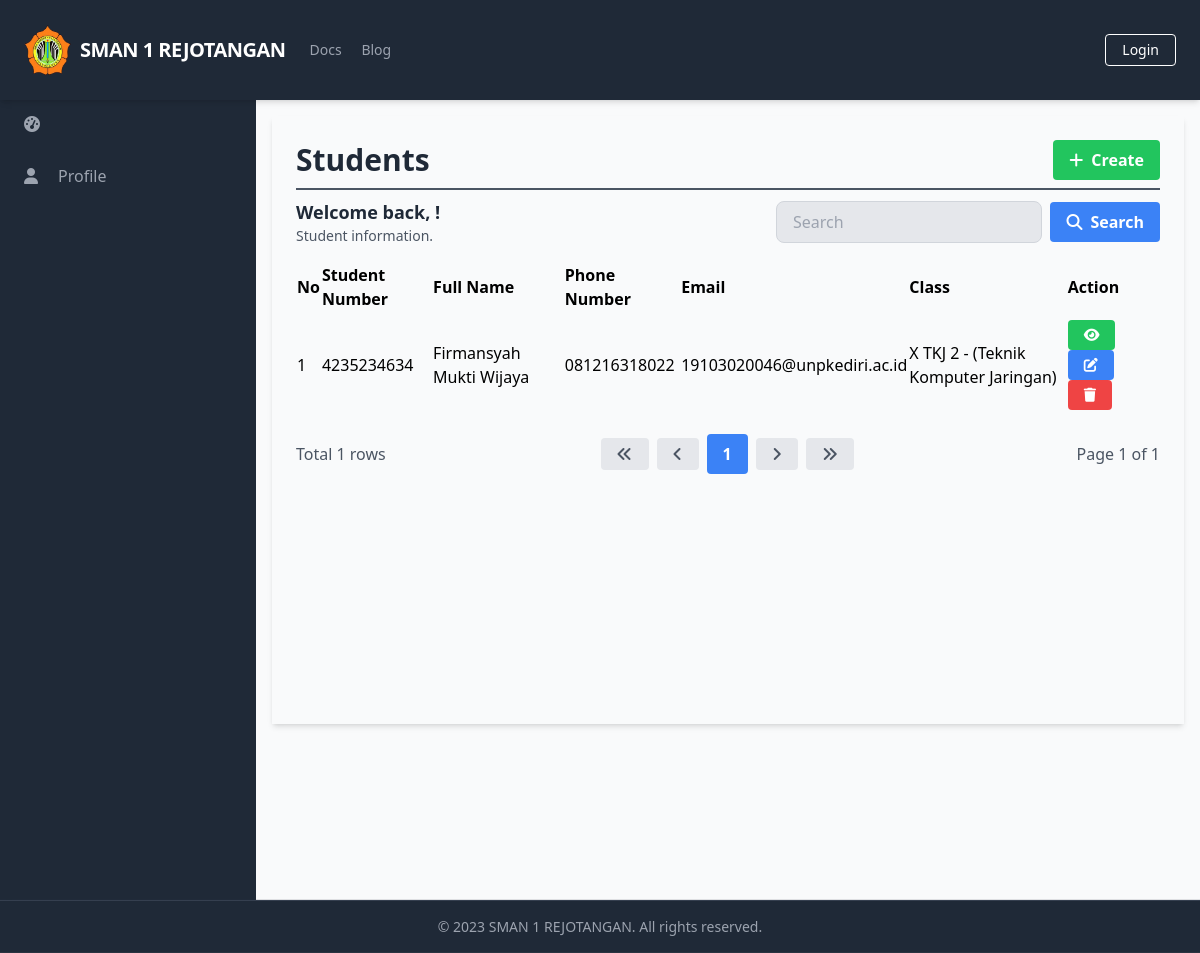
Before: /manage_students/manage_students_list.php with the older database file.
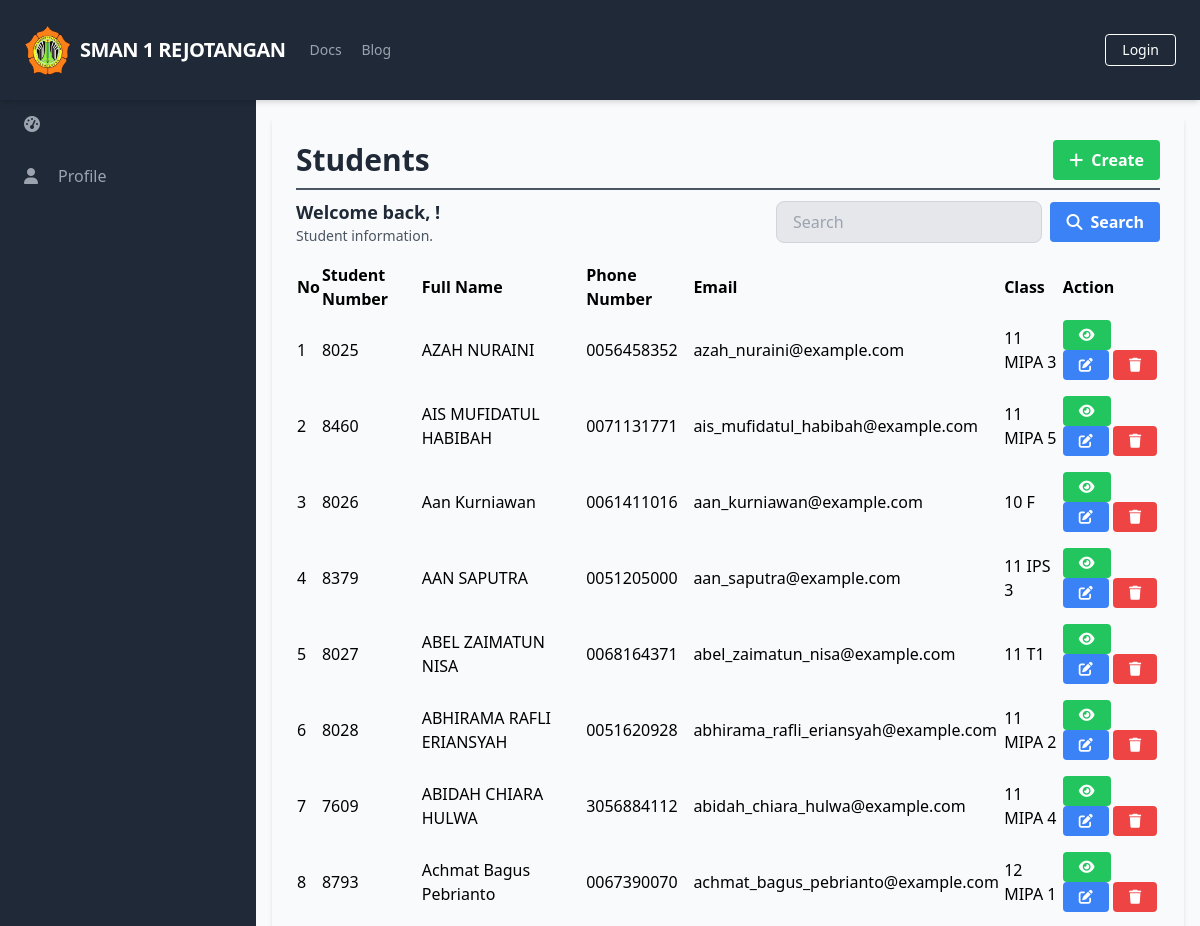
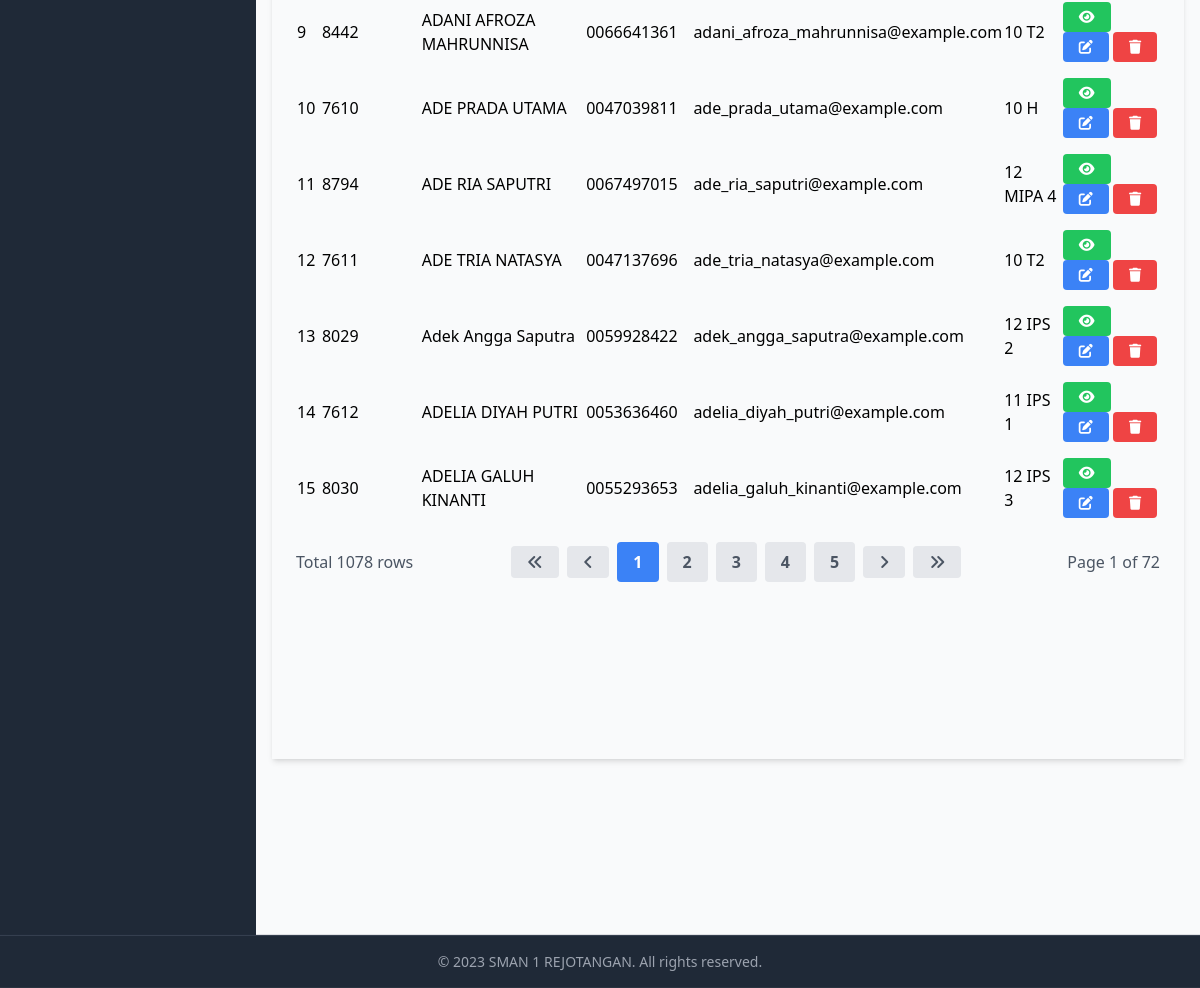
After: the same page with the newer database file (2 pictures, top to bottom).
### tables this page shows
CREATE TABLE `Students` (
  `StudentID` int(11) NOT NULL,
  `StudentNumber` varchar(20) DEFAULT NULL,
  `Religion` varchar(20) DEFAULT NULL,
  `ParentGuardianFullName` varchar(100) DEFAULT NULL,
  `ParentGuardianAddress` varchar(256) DEFAULT NULL,
  `ParentGuardianPhoneNumber` varchar(20) DEFAULT NULL,
  `ParentGuardianEmail` varchar(100) DEFAULT NULL,
  `ClassID` int(11) DEFAULT NULL,
  `UserID` int(11) DEFAULT NULL
);

CREATE TABLE `Users` (
  `UserID` int(11) NOT NULL,
  `Username` varchar(50) NOT NULL,
  `Password` varchar(255) NOT NULL,
  `Email` varchar(100) NOT NULL,
  `FullName` varchar(100) DEFAULT NULL,
  `DateOfBirth` date DEFAULT NULL,
  `Gender` varchar(10) DEFAULT NULL,
  `Address` text DEFAULT NULL,
  `PhoneNumber` varchar(20) DEFAULT NULL,
  `RoleID` int(11) DEFAULT NULL,
  `AccountCreationDate` timestamp NOT NULL DEFAULT current_timestamp() ON UPDATE current_timestamp(),
  `LastLogin` datetime DEFAULT NULL,
  `AccountStatus` varchar(20) DEFAULT NULL,
  `ProfilePictureURL` varchar(255) DEFAULT NULL,
  `ActivationStatus` varchar(20) DEFAULT NULL
);

CREATE TABLE `Classes` (
  `ClassID` int(11) NOT NULL,
  `ClassName` varchar(50) DEFAULT NULL,
  `EducationLevel` varchar(20) DEFAULT NULL,
  `HomeroomTeacher` int(11) DEFAULT NULL,
  `Curriculum` varchar(50) DEFAULT NULL,
  `AcademicYear` varchar(20) DEFAULT NULL,
  `ClassCode` varchar(20) DEFAULT NULL
);

### database/connection.php (called while the page is built, shortened)
<?php
$baseUrl = "http://localhost/final_project_imam_2023/";

### public/manage_students/manage_students_list.php (the view, shortened to what the changed rows need)
<?php
require_once('../../database/connection.php');
?>
<?php include_once('../components/header.php'); ?>
<div class="h-screen flex flex-col">
  <div class="flex-grow bg-gray-50 flex flex-row shadow-md">
    <main class="bg-gray-50 flex flex-col flex-1 overflow-y-scroll h-screen flex-shrink-0 sc-hide pb-40">
      <div class="flex items-start justify-start p-6 shadow-md m-4 flex-1 flex-col">
        <div class="flex flex-row justify-between items-center w-full border-b-2 border-gray-600 mb-2 pb-2">
          <h1 class="text-3xl text-gray-800 font-semibold w-full">Students</h1>
        </div>
        <div class="flex flex-col w-full">
          <div class="flex flex-row justify-between items-center w-full mb-2 pb-2">
            <div>
              <h2 class="text-lg text-gray-800 font-semibold">Welcome back, <?php echo $_SESSION['FullName']; ?>!</h2>
            </div>
          </div>
          <table class="min-w-full">
            <thead>
              <tr>
                <th class="text-left ">No</th>
                <th class="text-left ">Student Number</th>
                <th class="text-left ">Full Name</th>
                <th class="text-left ">Phone Number</th>
                <th class="text-left ">Email</th>
                <th class="text-left ">Class</th>
                <th class="text-left ">Action</th>
              </tr>
            </thead>
            <tbody>
              <?php
              $searchTerm = isset($_GET['search']) ? $_GET['search'] : '';
              $page = isset($_GET['page']) ? $_GET['page'] : 1;
              $query = "SELECT Students.StudentID, Students.StudentNumber, Users.FullName, Users.PhoneNumber, Users.Email, Classes.ClassName
                        FROM Students
                        INNER JOIN Users ON Students.UserID = Users.UserID
                        LEFT JOIN Classes ON Students.ClassID = Classes.ClassID
                        WHERE Students.StudentNumber LIKE '%$searchTerm%'
                        OR Users.FullName LIKE '%$searchTerm%'
                        OR Users.PhoneNumber LIKE '%$searchTerm%'
                        OR Users.Email LIKE '%$searchTerm%'
                        LIMIT 15 OFFSET " . ($page - 1) * 15;
              $result = $conn->query($query);
              $queryCount = "SELECT COUNT(*) AS count
                             FROM Students
                             INNER JOIN Users ON Students.UserID = Users.UserID
                             LEFT JOIN Classes ON Students.ClassID = Classes.ClassID
                             WHERE Students.StudentNumber LIKE '%$searchTerm%'";
              $resultCount = $conn->query($queryCount);
              $rowCount = $resultCount->fetch_assoc()['count'];
              $totalPage = ceil($rowCount / 15);
              $no = 1;
              while ($row = $result->fetch_assoc()) {
              ?>
                <tr>
                  <td class=""><?php echo $no++; ?></td>
                  <td class=""><?php echo $row['StudentNumber']; ?></td>
                  <td class=""><?php echo $row['FullName']; ?></td>
                  <td class=""><?php echo $row['PhoneNumber']; ?></td>
                  <td class=""><?php echo $row['Email']; ?></td>
                  <td class="">
                    <?php
                    if ($row['ClassName'] === null) {
                      echo "Belum memiliki kelas";
                    } else {
                      echo $row['ClassName'];
                    }
                    ?>
                  </td>
                  <td class='py-2'>
                    <a href="<?php echo $baseUrl; ?>public/manage_students/manage_students_detail.php?id=<?php echo $row['StudentID'] ?>" class='bg-green-500 hover-bg-green-700 text-white font-bold py-2 px-4 rounded inline-flex items-center text-sm'>
                      <i class='fas fa-eye'></i>
                    </a>
                    <a href="<?php echo $baseUrl; ?>public/manage_students/manage_students_update.php?id=<?php echo $row['StudentID'] ?>" class='bg-blue-500 hover-bg-blue-700 text-white font-bold py-2 px-4 rounded inline-flex items-center text-sm'>
                      <i class='fas fa-edit'></i>
                    </a>
                    <a href="#" onclick="confirmDelete(<?php echo $row['StudentID']; ?>)" class='bg-red-500 hover-bg-red-700 text-white font-bold py-2 px-4 rounded inline-flex items-center text-sm'>
                      <i class='fas fa-trash'></i>
                    </a>
                  </td>
                </tr>
              <?php
              }
              ?>
            </tbody>
          </table>
          <div class="flex flex-row justify-between items-center w-full mt-4">
            <div class="flex flex-row justify-start items-center">
              <span class="text-gray-600">Total <?php echo $rowCount; ?> rows</span>
            </div>
            <div class="flex flex-row justify-end items-center space-x-2">
              <a href="?page=1&search=<?php echo $searchTerm; ?>" class="bg-gray-200 hover-bg-gray-300 text-gray-600 font-bold py-2 px-4 rounded inline-flex items-center">
                <i class="fas fa-angle-double-left"></i>
              </a>
              <a href="?page=<?php if ($page == 1) {
                                echo $page;
                              } else {
                                echo $page - 1;
                              } ?>&search=<?php echo $searchTerm; ?>" class="bg-gray-200 hover-bg-gray-300 text-gray-600 font-bold py-2 px-4 rounded inline-flex items-center">
                <i class="fas fa-angle-left"></i>
              </a>
              <?php
              $startPage = $page - 2;
              $endPage = $page + 2;
              if ($startPage < 1) {
                $endPage += abs($startPage) + 1;
                $startPage = 1;
              }
              if ($endPage > $totalPage) {
                $startPage -= $endPage - $totalPage;
                $endPage = $totalPage;
              }
              if ($startPage < 1) {
                $startPage = 1;
              }
              for ($i = $startPage; $i <= $endPage; $i++) {
                if ($i == $page) {
                  echo "<a href='?page=$i&search=$searchTerm' class='bg-blue-500 hover-bg-blue-700 text-white font-bold py-2 px-4 rounded inline-flex items-center'>$i</a>";
                } else {
                  echo "<a href='?page=$i&search=$searchTerm' class='bg-gray-200 hover-bg-gray-300 text-gray-600 font-bold py-2 px-4 rounded inline-flex items-center'>$i</a>";
                }
              }
              ?>
              <a href="?page=<?php if ($page == $totalPage) {
                                echo $page;
                              } else {
                                echo $page + 1;
                              } ?>&search=<?php echo $searchTerm; ?>" class="bg-gray-200 hover-bg-gray-300 text-gray-600 font-bold py-2 px-4 rounded inline-flex items-center">
                <i class="fas fa-angle-right"></i>
              </a>
              <a href="?page=<?php echo $totalPage; ?>&search=<?php echo $searchTerm; ?>" class="bg-gray-200 hover-bg-gray-300 text-gray-600 font-bold py-2 px-4 rounded inline-flex items-center">
                <i class="fas fa-angle-double-right"></i>
              </a>
            </div>
            <div class="flex flex-row justify-end items-center ml-2">
              <span class="text-gray-600">Page <?php echo $page; ?> of <?php echo $totalPage; ?></span>
            </div>
          </div>
        </div>
    </main>
  </div>
</div>
</body>
</html>

Changed rows visible on the page:
removed students: StudentNumber "4235234634", UserID.FullName "Firmansyah Mukti Wijaya", UserID.PhoneNumber "081216318022", UserID.Email "19103020046@unpkediri.ac.id", ClassID.ClassName "X TKJ 2 - (Teknik Komputer Jaringan)"
added students: StudentNumber "8025", UserID.FullName "AZAH NURAINI", UserID.PhoneNumber "0056458352", UserID.Email "azah_nuraini@example.com", ClassID.ClassName "11 MIPA 3"
added students: StudentNumber "8460", UserID.FullName "AIS MUFIDATUL HABIBAH", UserID.PhoneNumber "0071131771", UserID.Email "ais_mufidatul_habibah@example.com", ClassID.ClassName "11 MIPA 5"
added students: StudentNumber "8026", UserID.FullName "Aan Kurniawan", UserID.PhoneNumber "0061411016", UserID.Email "aan_kurniawan@example.com", ClassID.ClassName "10 F"
added students: StudentNumber "8379", UserID.FullName "AAN SAPUTRA", UserID.PhoneNumber "0051205000", UserID.Email "aan_saputra@example.com", ClassID.ClassName "11 IPS 3"
added students: StudentNumber "8027", UserID.FullName "ABEL ZAIMATUN NISA", UserID.PhoneNumber "0068164371", UserID.Email "abel_zaimatun_nisa@example.com", ClassID.ClassName "11 T1"
added students: StudentNumber "8028", UserID.FullName "ABHIRAMA RAFLI ERIANSYAH", UserID.PhoneNumber "0051620928", UserID.Email "abhirama_rafli_eriansyah@example.com", ClassID.ClassName "11 MIPA 2"
added students: StudentNumber "7609", UserID.FullName "ABIDAH CHIARA HULWA", UserID.PhoneNumber "3056884112", UserID.Email "abidah_chiara_hulwa@example.com", ClassID.ClassName "11 MIPA 4"
added students: StudentNumber "8793", UserID.FullName "Achmat Bagus Pebrianto", UserID.PhoneNumber "0067390070", UserID.Email "achmat_bagus_pebrianto@example.com", ClassID.ClassName "12 MIPA 1"
added students: StudentNumber "8442", UserID.FullName "ADANI AFROZA MAHRUNNISA", UserID.PhoneNumber "0066641361", UserID.Email "adani_afroza_mahrunnisa@example.com", ClassID.ClassName "10 T2"
added students: StudentNumber "7610", UserID.FullName "ADE PRADA UTAMA", UserID.PhoneNumber "0047039811", UserID.Email "ade_prada_utama@example.com", ClassID.ClassName "10 H"
added students: StudentNumber "8794", UserID.FullName "ADE RIA SAPUTRI", UserID.PhoneNumber "0067497015", UserID.Email "ade_ria_saputri@example.com", ClassID.ClassName "12 MIPA 4"
added students: StudentNumber "7611", UserID.FullName "ADE TRIA NATASYA", UserID.PhoneNumber "0047137696", UserID.Email "ade_tria_natasya@example.com", ClassID.ClassName "10 T2"
added students: StudentNumber "8029", UserID.FullName "Adek Angga Saputra", UserID.PhoneNumber "0059928422", UserID.Email "adek_angga_saputra@example.com", ClassID.ClassName "12 IPS 2"
added students: StudentNumber "7612", UserID.FullName "ADELIA DIYAH PUTRI", UserID.PhoneNumber "0053636460", UserID.Email "adelia_diyah_putri@example.com", ClassID.ClassName "11 IPS 1"
added students: StudentNumber "8030", UserID.FullName "ADELIA GALUH KINANTI", UserID.PhoneNumber "0055293653", UserID.Email "adelia_galuh_kinanti@example.com", ClassID.ClassName "12 IPS 3"
Other visible differences:
$rowCount: "1" → "1078"
$totalPage: "1" → "72"
new list line: "2"
new list line: "3"
new list line: "4"
new list line: "5"
